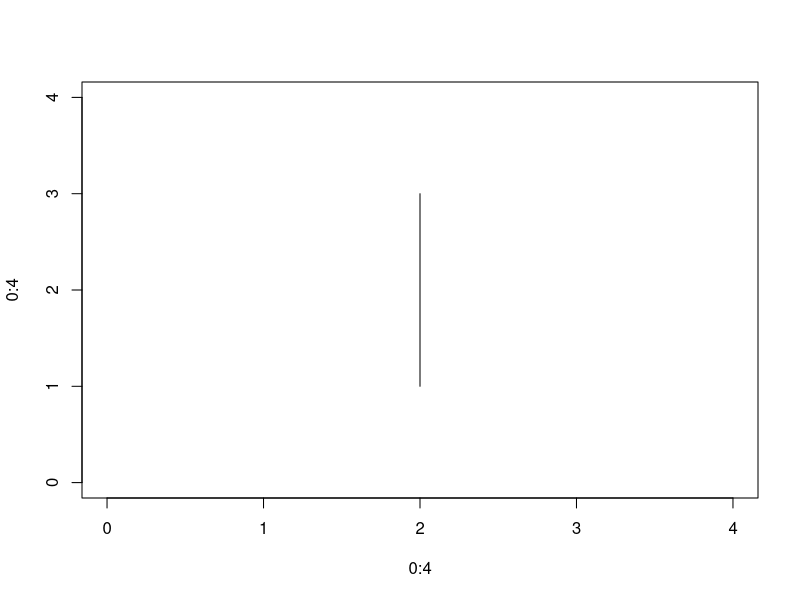
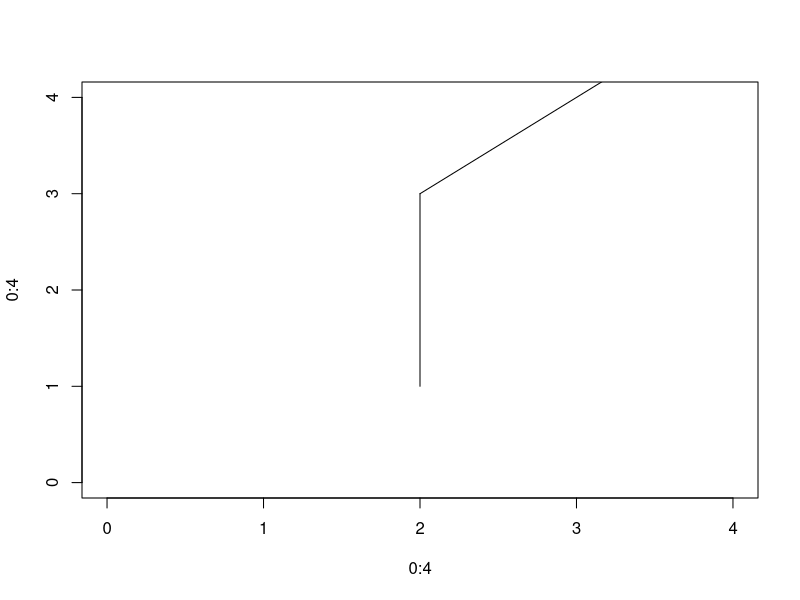
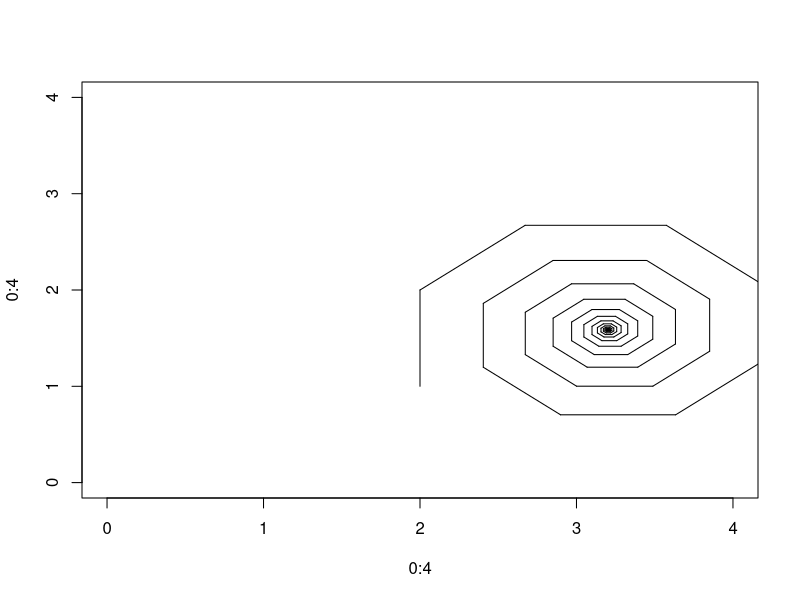

Recreate these plots in R, in order. (Note: this script raises an error after producing the figures.)
rm(list = ls())
#23. creating draw function called turtle
turtle = function(st_posi,direc,len)
{
  end_posi = c(NA,NA)
  end_posi[1] = st_posi[1] + len*cos(direc)
  end_posi[2] = st_posi[2] + len*sin(direc)
  X = c(st_posi[1],end_posi[1])
  Y = c(st_posi[2],end_posi[2])
  lines(X,Y)
  return(end_posi)
}
plot(0:4,0:4,type = "n")
turtle(c(2,1),pi/2,2)

#24. draw elbow
elbow = function(st_posi,direc,len)
{
  end_posi = turtle(st_posi,direc,len)
  turtle(end_posi,direc-pi/4,0.95*len)
}
plot(0:4,0:4,type = "n")
elbow(c(2,1),pi/2,2)

#25. draw spiral
spiral = function(st_posi,direc,len)
{
  st_posi = turtle(st_posi,direc,len)
  spiral(st_posi,direc-pi/4,0.95*len)
}
plot(0:4,0:4,type = "n")
spiral(c(2,1),pi/2,1)

#26. draw spiral
spiral_2 = function(st_posi,direc,len)
{
  if (len > 0.01)
  {
  st_posi = turtle(st_posi,direc,len)
  spiral_2(st_posi,direc-pi/4,0.95*len)
  }
}
plot(0:4,0:4,type = "n")
spiral_2(c(2,1),pi/2,1)


#27. draw tree
tree = function(st_posi,direc,len)
{
  if (len > 0.01)
  {
    st_posi = turtle(st_posi,direc,len)
    tree(st_posi,direc+pi/4,0.65*len)
    tree(st_posi,direc-pi/4,0.65*len)
  }
}

plot(0:4,0:4,type = "n")
tree(c(2,1),pi/2,1)

#28. draw fern
fern = function(st_posi,direc,len)
{
  if (len > 0.01)
  {
    st_posi = turtle(st_posi,direc,len)
    fern(st_posi,direc+pi/4,0.38*len)
    fern(st_posi,direc,0.87*len)
  }
}

plot(0:12,0:12,type = "n")
fern(c(6,3),pi/2,1)

#29. draw fern
fern_2 = function(st_posi,direc,len,dir)
{
  if (len > 0.01)
  {
    st_posi = turtle(st_posi,direc,len)
    fern_2(st_posi,direc+dir*(pi/4),0.38*len,dir*(-1))
    fern_2(st_posi,direc,0.87*len,dir*(-1))
  }
}
plot(0:12,0:12,type = "n")
fern_2(c(6,3),pi/2,1,1)

#29. draw fern
fern_2 = function(st_posi,direc,len,dir)
{
  if (len > 0.01)
  {
    st_posi = turtle(st_posi,direc,len)
    fern_2(st_posi,direc+dir*(pi/4),0.38*len,dir)
    fern_2(st_posi,direc,0.87*len,dir*(-1))
  }
}
plot(0:12,0:12,type = "n")
fern_2(c(6,3),pi/2,1,1)

#Barnsley fern
challenge_F3 = function()
{
A = c(0.5,0)
plot(0:1,0:1,type = "n")
for (i in 1:10000)
{
  points(A[1],A[2],cex = 0.1)
  x = runif(1,0,1)
  
  if (x >= 0 && x <= 0.02)
  {
    A[1] = 0.5
    A[2] = 0.27*A[2]
  }
  else if (x> 0.02 && x <= 0.17)
  {
    A[1] = -0.139*A[1]+0.263*A[2]+0.57
    A[2] = 0.246*A[1]+0.224*A[2]-0.036
  }
  else if (x> 0.17 && x <= 0.30)
  {
    A[1] = 0.17*A[1]-0.215*A[2]+0.408
    A[2] = 0.222*A[1]+0.176*A[2]+0.0893
  }
  else if (x> 0.3 && x <= 1)
  {
    A[1] = 0.781*A[1]+0.034*A[2]+0.1075
    A[2] = -0.032*A[1]+0.739*A[2]+0.27
  }
}
}




#chanllege question F. color turtle
turtle_color = function(st_posi,direc,len)
{
  end_posi = c(NA,NA)
  end_posi[1] = st_posi[1] + len*cos(direc)
  end_posi[2] = st_posi[2] + len*sin(direc)
  X = c(st_posi[1],end_posi[1])
  Y = c(st_posi[2],end_posi[2])
  if (len > 0.1)
  {
  lines(X,Y,col="red")
  }
  else if (len <= 0.05)
  {
    lines(X,Y,col="green" )
  }
  return(end_posi)
}
plot(0:4,0:4,type = "n")
turtle_color(c(2,1),pi/2,2)

#chanllege question F. draw color tree
challenge_F = function(st_posi,direc,len)
{
  if (len > 0.01)
  {
    st_posi = turtle_color(st_posi,direc,len)
    tree(st_posi,direc+pi/6,0.7*len)
    tree(st_posi,direc-pi/6,0.7*len)
  }
}

plot(-1:5,-1:5,type = "n")
challenge_F(c(2,1),pi/2,1)

#chanllege question F : Draw color fern
challenge_F2 = function(st_posi,direc,len,dir)
{
  if (len > 0.01)
  {
    st_posi = turtle_color(st_posi,direc,len)
    challenge_F2(st_posi,direc+dir*(pi/4),0.38*len,dir)
    challenge_F2(st_posi,direc-pi/400,0.87*len,dir*(-1))
  }
}
plot(0:12,0:12,type = "n")
challenge_F2(c(6,3),pi/2,1,1)


#chanllege question G 
A = c(.5,0)
plot(0:1,0:1,type = "n")
for (i in 1:1000)
{
  points(A[1],A[2],cex = 0.1)
  x = runif(1)
  
  if (x < .3)
  {
    A[1] = 0.17*A[1]-0.215*A[2]+0.408
    A[2] = 0.222*A[1]+0.176*A[2]+0.0893
  }
  else if (x>= .3)
  {
    A[1] = 0.781*A[1]+0.034*A[2]+0.1075
    A[2] = -0.032*A[1]+0.739*A[2]+0.27
  }
}

g = function(s, d, l, c)
{
  if(l > .01)
  {
  e = c(0,0)
  e[1] = s[1] + l*cos(d)
  e[2] = s[2] + l*sin(d)
  X = c(s[1],e[1])
  Y = c(s[2],e[2])
  lines(X,Y)
  s = e
  g(s, d + c * pi/4, .4*l, c)
  g(s, d, .8*l, -1 *c )
  }
}
plot(0:6,0:6, type = "n")
g(c(3,1),pi/2,1,1)



turtle = function(st_posi,direc,len)
{
  if (len > 0.01)
  {
  end_posi = c(NA,NA)
  end_posi[1] = st_posi[1] + len*cos(direc)
  end_posi[2] = st_posi[2] + len*sin(direc)
  X = c(st_posi[1],end_posi[1])
  Y = c(st_posi[2],end_posi[2])
  lines(X,Y)
  st_posi = end_posi
  turtle(st_posi,direc+ (pi/4),0.38*len)
  turtle(st_posi, direc, 0.87*len)
  }
}
plot(0:12,0:12,type = "n")
turtle(c(6,3),pi/2,1)
